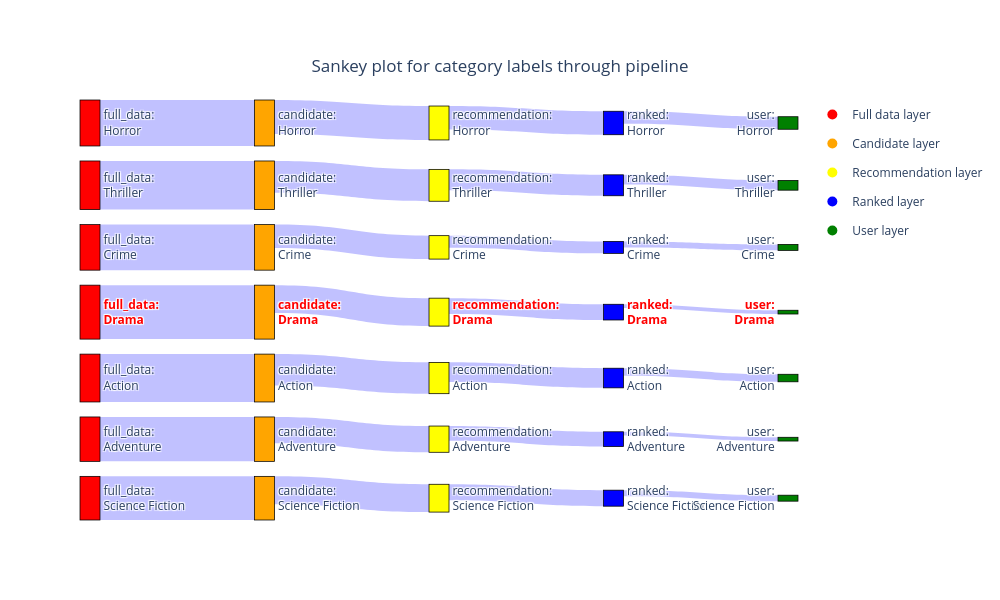

Notebook cell for this chart:
### Markdown cell above
Same as previous section, we will try to remove some bias from the semantic search

### Code cell
# Single query pipeline test
no_bias_df,_ = recommendation_doc_id_pipeline(
    movie_metadata,
    vectorstore,
    reranker,
    test_query,
    embedding_model=embedding_model,
    remove_biases = [("Comedy and Drama",1.5)],
    toy_dataset=True,
    features = ['genres'],
    neg_rank_bias = "Comedy and Drama",
    include_fulldata = True
)
no_bias_df = keep_n_labels(no_bias_df,'genres',True,10)

# Plot the sankey plot
sankey_plot(no_bias_df,'genres',"Sankey plot for category labels through pipeline",True,['Comedy','Drama'])

### Figure 1 — Plotly figure (JSON) as saved in the notebook; plotly's stock layout.template omitted (floating-point values rounded to 4 significant figures)
{"data": [{"link": {"color": "rgba(100, 100, 255, 0.4)", "customdata": [4671, 510, 74, 9, 7619, 349, 46, 5, 4304, 73, 8, 2, 20244, 169, 17, 1, 6592, 315, 36, 3, 3490, 123, 14, 1, 3044, 165, 18, 2], "hovertemplate": "label count: %{customdata}<extra></extra>", "source": [5, 8, 14, 21, 4, 9, 15, 22, 3, 10, 18, 23, 1, 11, 17, 24, 2, 7, 16, 25, 0, 12, 19, 26, 6, 13, 20, 27], "target": [8, 14, 21, 28, 9, 15, 22, 29, 10, 18, 23, 30, 11, 17, 24, 31, 7, 16, 25, 32, 12, 19, 26, 33, 13, 20, 27, 34], "value": [8.449, 6.236, 4.317, 2.303, 8.939, 5.858, 3.85, 1.792, 8.368, 4.304, 2.197, 1.099, 9.916, 5.136, 2.89, 0.6931, 8.794, 5.756, 3.611, 1.386, 8.158, 4.82, 2.708, 0.6931, 8.021, 5.112, 2.944, 1.099]}, "node": {"color": ["red", "red", "red", "red", "red", "red", "red", "orange", "orange", "orange", "orange", "orange", "orange", "orange", "yellow", "yellow", "yellow", "yellow", "yellow", "yellow", "yellow", "blue", "blue", "blue", "blue", "blue", "blue", "blue", "green", "green", "green", "green", "green", "green", "green"], "customdata": ["full_data", "full_data", "full_data", "full_data", "full_data", "full_data", "full_data", "candidate", "candidate", "candidate", "candidate", "candidate", "candidate", "candidate", "recommendation", "recommendation", "recommendation", "recommendation", "recommendation", "recommendation", "recommendation", "ranked", "ranked", "ranked", "ranked", "ranked", "ranked", "ranked", "user", "user", "user", "user", "user", "user", "user"], "hovertemplate": "Layer: %{customdata}<extra></extra>", "label": ["full_data:<br>Adventure", "<b><span style='color: red;'>full_data:<br>Drama</span></b>", "full_data:<br>Action", "full_data:<br>Crime", "full_data:<br>Thriller", "full_data:<br>Horror", "full_data:<br>Science Fiction", "candidate:<br>Action", "candidate:<br>Horror", "candidate:<br>Thriller", "candidate:<br>Crime", "<b><span style='color: red;'>candidate:<br>Drama</span></b>", "candidate:<br>Adventure", "candidate:<br>Science Fiction", "recommendation:<br>Horror", "recommendation:<br>Thriller", "recommendation:<br>Action", "<b><span style='color: red;'>recommendation:<br>Drama</span></b>", "recommendation:<br>Crime", "recommendation:<br>Adventure", "recommendation:<br>Science Fiction", "ranked:<br>Horror", "ranked:<br>Thriller", "ranked:<br>Crime", "<b><span style='color: red;'>ranked:<br>Drama</span></b>", "ranked:<br>Action", "ranked:<br>Adventure", "ranked:<br>Science Fiction", "user:<br>Horror", "user:<br>Thriller", "user:<br>Crime", "<b><span style='color: red;'>user:<br>Drama</span></b>", "user:<br>Action", "user:<br>Adventure", "user:<br>Science Fiction"], "line": {"color": "black", "width": 0.75}, "pad": 15, "thickness": 20}, "type": "sankey"}, {"legendgroup": "Full data layer", "marker": {"color": "red", "size": 10}, "mode": "markers", "name": "Full data layer", "showlegend": true, "type": "scatter", "x": [null], "y": [null]}, {"legendgroup": "Candidate layer", "marker": {"color": "orange", "size": 10}, "mode": "markers", "name": "Candidate layer", "showlegend": true, "type": "scatter", "x": [null], "y": [null]}, {"legendgroup": "Recommendation layer", "marker": {"color": "yellow", "size": 10}, "mode": "markers", "name": "Recommendation layer", "showlegend": true, "type": "scatter", "x": [null], "y": [null]}, {"legendgroup": "Ranked layer", "marker": {"color": "blue", "size": 10}, "mode": "markers", "name": "Ranked layer", "showlegend": true, "type": "scatter", "x": [null], "y": [null]}, {"legendgroup": "User layer", "marker": {"color": "green", "size": 10}, "mode": "markers", "name": "User layer", "showlegend": true, "type": "scatter", "x": [null], "y": [null]}], "layout": {"height": 600, "plot_bgcolor": "rgba(0,0,0,0)", "title": {"text": "Sankey plot for category labels through pipeline", "x": 0.5, "xanchor": "center", "y": 0.9, "yanchor": "top"}, "width": 1000, "xaxis": {"showgrid": false, "showticklabels": false, "visible": false, "zeroline": false}, "yaxis": {"showgrid": false, "showticklabels": false, "visible": false, "zeroline": false}}}
